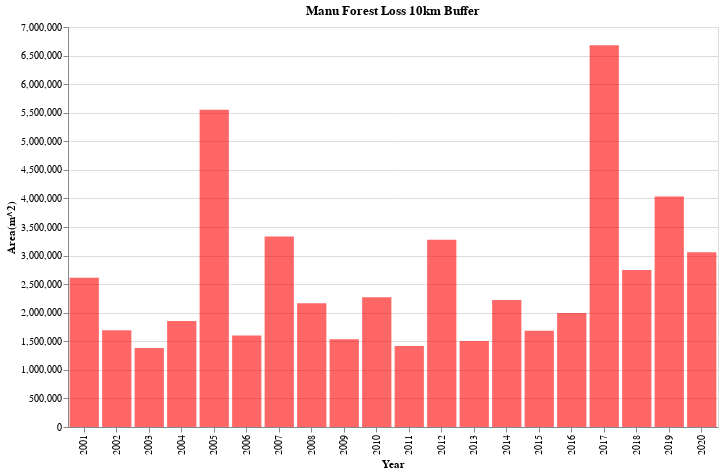

The cell this chart's notebook holds for it:
### Code cell
alt.Chart(forest_loss_manu_10km_clean, title='Manu Forest Loss 10km Buffer').mark_bar().encode(
    alt.X('Year:N'),
    alt.Y('Area(m^2):Q'),
    alt.Tooltip(['Year', 'Area(m^2)']),
    color = alt.value('red'),
    opacity = alt.value(0.6),
).properties(
    width = 650,
    height = 400
)

### Figure 1 — Vega-Lite specification as saved in the notebook (floating-point values rounded to 4 significant figures)
{"config": {"view": {"continuousWidth": 400, "continuousHeight": 300}}, "data": {"name": "data-a8f5fcd272426d343d8bbd026ca031eb"}, "mark": "bar", "encoding": {"color": {"value": "red"}, "opacity": {"value": 0.6}, "tooltip": [{"type": "quantitative", "field": "Year"}, {"type": "quantitative", "field": "Area(m^2)"}], "x": {"type": "nominal", "field": "Year"}, "y": {"type": "quantitative", "field": "Area(m^2)"}}, "height": 400, "title": "Manu Forest Loss 10km Buffer", "width": 650, "$schema": "https://vega.github.io/schema/vega-lite/v4.8.1.json", "datasets": {"data-a8f5fcd272426d343d8bbd026ca031eb": [{"Year": 2001, "Pixel Count": 3493, "Area(m^2)": 2614000.0}, {"Year": 2002, "Pixel Count": 2262, "Area(m^2)": 1692000.0}, {"Year": 2003, "Pixel Count": 1848, "Area(m^2)": 1383000.0}, {"Year": 2004, "Pixel Count": 2481, "Area(m^2)": 1856000.0}, {"Year": 2005, "Pixel Count": 7420, "Area(m^2)": 5552000.0}, {"Year": 2006, "Pixel Count": 2140, "Area(m^2)": 1601000.0}, {"Year": 2007, "Pixel Count": 4458, "Area(m^2)": 3336000.0}, {"Year": 2008, "Pixel Count": 2894, "Area(m^2)": 2165000.0}, {"Year": 2009, "Pixel Count": 2054, "Area(m^2)": 1537000.0}, {"Year": 2010, "Pixel Count": 3037, "Area(m^2)": 2272000.0}, {"Year": 2011, "Pixel Count": 1895, "Area(m^2)": 1418000.0}, {"Year": 2012, "Pixel Count": 4378, "Area(m^2)": 3276000.0}, {"Year": 2013, "Pixel Count": 2011, "Area(m^2)": 1505000.0}, {"Year": 2014, "Pixel Count": 2973, "Area(m^2)": 2224000.0}, {"Year": 2015, "Pixel Count": 2250, "Area(m^2)": 1684000.0}, {"Year": 2016, "Pixel Count": 2669, "Area(m^2)": 1997000.0}, {"Year": 2017, "Pixel Count": 8928, "Area(m^2)": 6680000.0}, {"Year": 2018, "Pixel Count": 3671, "Area(m^2)": 2747000.0}, {"Year": 2019, "Pixel Count": 5393, "Area(m^2)": 4035000.0}, {"Year": 2020, "Pixel Count": 4086, "Area(m^2)": 3057000.0}]}}
